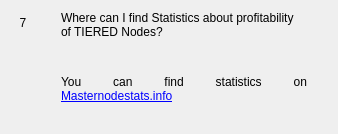
                  <widget class="QWidget" name="widgetFaq7" native="true">
                   <layout class="QHBoxLayout" name="horizontalpage_7" stretch="0,1">
                    <item alignment="Qt::AlignTop">
                     <widget class="QLabel" name="labelNumber7">
                      <property name="minimumSize">
                       <size>
                        <width>24</width>
                        <height>24</height>
                       </size>
                      </property>
                      <property name="maximumSize">
                       <size>
                        <width>16777215</width>
                        <height>24</height>
                       </size>
                      </property>
                      <property name="text">
                       <string>7</string>
                      </property>
                      <property name="alignment">
                       <set>Qt::AlignCenter</set>
                      </property>
                     </widget>
                    </item>
                    <item>
                     <layout class="QVBoxLayout" name="verticalLayoutpage_7">
                      <property name="leftMargin">
                       <number>20</number>
                      </property>
                      <property name="rightMargin">
                       <number>20</number>
                      </property>
                      <item>
                       <widget class="QLabel" name="labelSubtitle7">
                        <property name="text">
                         <string>Where can I find Statistics about profitability of TIERED Nodes?</string>
                        </property>
                        <property name="wordWrap">
                         <bool>true</bool>
                        </property>
                       </widget>
                      </item>
                      <item>
                       <spacer name="verticalSpacer_70">
                        <property name="orientation">
                         <enum>Qt::Vertical</enum>
                        </property>
                        <property name="sizeType">
                         <enum>QSizePolicy::Fixed</enum>
                        </property>
                        <property name="sizeHint" stdset="0">
                         <size>
                          <width>20</width>
                          <height>30</height>
                         </size>
                        </property>
                       </spacer>
                      </item>
                      <item>
                       <widget class="QLabel" name="labelContent7">
                        <property name="text">
                         <string>&lt;html&gt;&lt;head/&gt;&lt;body&gt;&lt;p align=&quot;justify&quot;&gt;You can find statistics on &lt;a style='color: #CEB247' href=&quot;https://Masternodestats.info&quot;&gt;&lt;span style=&quot; text-decoration: underline; color:#0000ff;&quot;&gt;Masternodestats.info&lt;/span&gt;&lt;/a&gt;&lt;/p&gt;&lt;/body&gt;&lt;/html&gt;</string>
                        </property>
                        <property name="alignment">
                         <set>Qt::AlignLeading|Qt::AlignLeft|Qt::AlignTop</set>
                        </property>
                        <property name="wordWrap">
                         <bool>true</bool>
                        </property>
                       </widget>
                      </item>
                      <item>
                       <spacer name="verticalSpacer_71">
                        <property name="orientation">
                         <enum>Qt::Vertical</enum>
                        </property>
                        <property name="sizeHint" stdset="0">
                         <size>
                          <width>20</width>
                          <height>20</height>
                         </size>
                        </property>
                       </spacer>
                      </item>
                     </layout>
                    </item>
                   </layout>
                  </widget>
